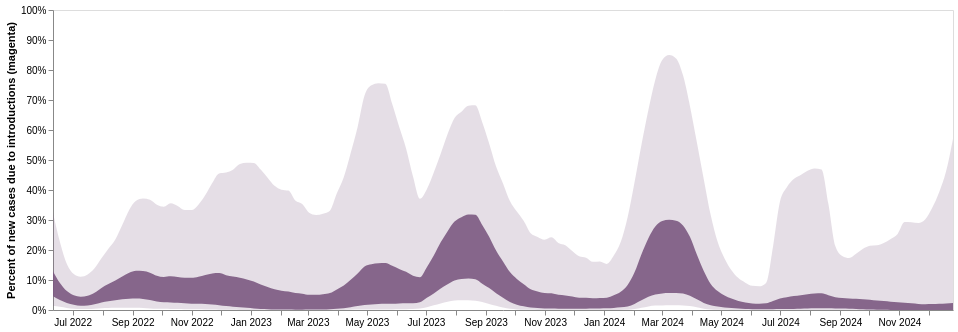

The cell this chart's notebook holds for it:
### Code cell
line1 = alt.Chart(summary_percent_df).mark_area(interpolate='monotone', opacity = 0.9, clip = True, color = "#7c5981").encode(
    alt.X('date:T', axis=alt.Axis(title="",tickCount = "month",grid=False,  format="%b %Y")),
    alt.Y('lower_hpd_log_50_MA',title = "Percent of new cases due to introductions (magenta)", axis=alt.Axis( grid=False, format='%', ), scale=alt.Scale(domain=(0.0, 1))),
    alt.Y2('upper_hpd_log_50_MA' )
).properties(
    width=900,
    height=300
)

band = alt.Chart(summary_percent_df).mark_area(interpolate='monotone', opacity = 0.2, clip = True, color = "#7c5981").encode(
    alt.X('date:T', axis=alt.Axis(title="",tickCount = "month",grid=False,  format="%b %Y")),
    alt.Y('lower_hpd_log_95_MA',title = "Percent of new cases due to introductions (magenta)", axis=alt.Axis( grid=False, format='%', ), scale=alt.Scale(domain=(0.0, 1))),
    alt.Y2('upper_hpd_log_95_MA' )
).properties(
    width=900,
    height=300
)


intro_plot = (line1 + band).resolve_scale(y= "shared") ; intro_plot

### Figure 1 — Vega-Lite specification as saved in the notebook (floating-point values rounded to 4 significant figures; data arrays with more than 128 entries replaced by an {"elided": "..."} marker saying what was removed)
{"config": {"view": {"continuousWidth": 400, "continuousHeight": 300}}, "layer": [{"mark": {"type": "area", "clip": true, "color": "#7c5981", "interpolate": "monotone", "opacity": 0.9}, "encoding": {"x": {"axis": {"format": "%b %Y", "grid": false, "tickCount": "month", "title": ""}, "field": "date", "type": "temporal"}, "y": {"axis": {"format": "%", "grid": false}, "field": "lower_hpd_log_50_MA", "scale": {"domain": [0.0, 1]}, "title": "Percent of new cases due to introductions (magenta)", "type": "quantitative"}, "y2": {"field": "upper_hpd_log_50_MA"}}, "height": 300, "width": 900}, {"mark": {"type": "area", "clip": true, "color": "#7c5981", "interpolate": "monotone", "opacity": 0.2}, "encoding": {"x": {"axis": {"format": "%b %Y", "grid": false, "tickCount": "month", "title": ""}, "field": "date", "type": "temporal"}, "y": {"axis": {"format": "%", "grid": false}, "field": "lower_hpd_log_95_MA", "scale": {"domain": [0.0, 1]}, "title": "Percent of new cases due to introductions (magenta)", "type": "quantitative"}, "y2": {"field": "upper_hpd_log_95_MA"}}, "height": 300, "width": 900}], "data": {"name": "data-9541f1790dd03745f1b94bc6d0cfb902"}, "resolve": {"scale": {"y": "shared"}}, "$schema": "https://vega.github.io/schema/vega-lite/v4.17.0.json", "datasets": {"data-9541f1790dd03745f1b94bc6d0cfb902": {"elided": "131 records"}}}
